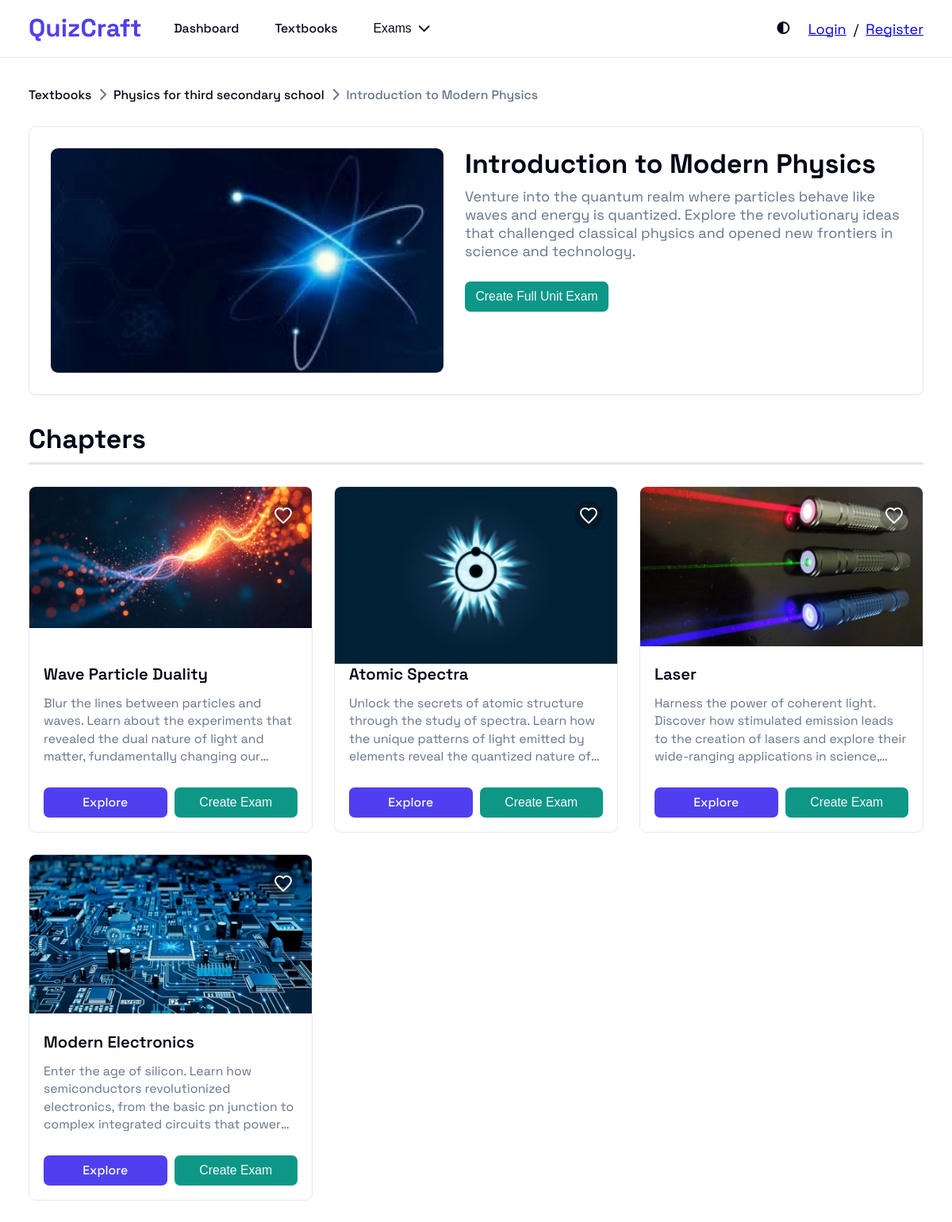
Page /scope/unit-introduction-to-modern-physics/ on the committed database.
### scope/models.py (models this page shows, shortened)
class Scope(models.Model):
    class LevelChoices(models.IntegerChoices):
        TEXTBOOK = 0, "Textbook"
        UNIT = 1, "Unit"
        CHAPTER = 2, "Chapter"
        LESSON = 3, "Lesson"
    title = models.CharField(max_length=256)
    caption = models.TextField(blank=True, default="")
    cover = models.ImageField(null=True, blank=True)
    slug = models.SlugField(max_length=512, unique=True, editable=False)
    in_scope_order = models.PositiveSmallIntegerField(
        default=0
    )  # 0 is just for Textbooks since it is not sorted by this field and does not need sorting
    parent = models.ForeignKey(
        "self",
        null=True,
        blank=True,
        on_delete=models.CASCADE,
        related_name="children",
        related_query_name="child",
        db_index=True,
    )
    level = models.PositiveSmallIntegerField(
        choices=LevelChoices, default=LevelChoices.TEXTBOOK, editable=False
    )
    class Meta:
        ordering = ["in_scope_order"]
        constraints = [
            models.UniqueConstraint(
                fields=["parent", "in_scope_order"],
                condition=models.Q(parent__isnull=False),
                name="unique_scope_order_in_parent",
            ),
            models.UniqueConstraint(
                fields=["parent", "title"], name="unique_title_of_same_parent"
            ),
        ]
    @property
    def url(self):
        return reverse("scope-details", kwargs={"slug": self.slug})
    @property
    def type(self):
        return self.LevelChoices(self.level).label

### scope/views.py (the view)
# urls.py: path("<slug:slug>/", scope_browser, name="scope-details"),
def scope_browser(request, slug=None):
    if not request.user.is_authenticated:
        favorites_subquery = Scope.objects.none()
    else:
        favorites_subquery = request.user.profile.favorites.filter(id=OuterRef("id"))
    if slug:
        scope = get_object_or_404(Scope.objects.prefetch_related("children"), slug=slug)
        children = scope.children.annotate(is_fav=Exists(favorites_subquery))
        breadcrumbs = _get_breadcrumbs(scope)
    else:
        scope = None
        children = Scope.objects.filter(parent__isnull=True).annotate(
            is_fav=Exists(favorites_subquery)
        )
        breadcrumbs = []
    return render(
        request,
        "scope/index.html",
        context={
            "title": scope.title if scope else "Textbooks",
            "list_title": f"{children[0].type}s" if scope else "Textbooks",
            "parent": scope,
            "scopes": children,
            "breadcrumbs": breadcrumbs,
        },
    )

### scope/views.py (called while the page is built)
def _get_breadcrumbs(scope) -> list[Scope]:
    breadcrumbs = []
    while scope:
        breadcrumbs.insert(0, scope)
        scope = scope.parent
    return breadcrumbs

### scope/templates/scope/index.html (shortened to what this page needs)
{% extends "base.html" %}
{% load static %}
{% block css %}
<link rel="stylesheet" href="{% static 'css/base.css' %}">
<link rel="stylesheet" href="{% static 'css/header.css' %}">
<link rel="stylesheet" href="{% static 'css/scope.css' %}">
{% endblock css %}
{% block content %}
{% include "components/header.html" %}
<main class="container">
  {% include "components/breadcrumbs.html" with breadcrumbs=breadcrumbs %}
  {% if parent %}
  <section class="scope-parent" aria-label="Current Scope overview">
    <div class="scope-parent-thumbnail">
      <img src="{% if parent.cover %}{{ parent.cover.url }}{% else %}''{% endif %}" alt="{{ parent.title }}" width="400">
    </div>
    <div class="scope-parent-content">
      <h3 class="scope-parent-title">{{ parent.title }}</h3>
      <p class="scope-parent-description">{{ parent.caption }}</p>
      {% include "components/create_exam.html" with is_card=False type=parent.type id=parent.id %}
    </div>
  </section>
  {% endif %}
  <h2 class="cards-title">{{ list_title }}</h2>
  <section class="cards">
    {% for scope in scopes %}
      {% include "components/card.html" with scope=scope %}
    {% endfor %}
</main>
{% endblock content %}

### templates/base.html (shortened to what this page needs)
{% load static %}
<!DOCTYPE html>
<html lang="en">
  <head>
    {% block css %}
    {% endblock css %}
    <link rel="stylesheet" href="https://cdnjs.cloudflare.com/ajax/libs/font-awesome/6.0.0-beta3/css/all.min.css">
  </head>
  <body>
    {% block content %}
    {% endblock content %}
  </body>
</html>

### templates/components/header.html (shortened to what this page needs)
{% load static %}
<header class="main-header">
  <div class="header-container">
    <div class="header-content">
      <div class="header-left-content">
        <a href="{% url 'dashboard' %}" class="logo">
          <span>QuizCraft</span>
        </a>
        <nav class="main-nav">
          <ul>
            <li>
              <a href="{% url 'dashboard' %}">Dashboard</a>
            </li>
            <li>
              <a href="{% url 'textbooks' %}">Textbooks</a>
            </li>
            <li>
              <button class="header-exam-button">
                <span>Exams</span>
                <i class="fa-solid fa-chevron-down"></i>
              </button>
            </li>
          </ul>
        </nav>
      </div>
      <div class="header-right-content">
        <span class="theme-toggle-button"></span>
        <div class="auth-container">
          {% if user.is_authenticated %}
          <strong class="user-name">{{ user.username }}</strong>
          <div class="logout-button-container">
            {% include "components/logout_button.html" %}
          </div>
          {% else %}
          <a href="{% url 'login' %}">Login</a>
          <span>/</span>
          <a href="{% url 'register' %}">Register</a>
          {% endif %}
        </div>
      </div>
    </div>
  </div>
</header>

### templates/components/breadcrumbs.html
<nav class="breadcrumbs">
  <ul>
    {% if breadcrumbs|length > 0 %}
      <li>
        <a href="{% url 'textbooks' %}" class="breadcrumbs-link">Textbooks</a>
        <i class="fa-solid fa-chevron-right"></i>
    </li>
    {% else %}
      <li>
        <span class="breadcrumbs-link">
          Textbooks
        </span>
      </li>
    {% endif %}
    {% for breadcrumb in breadcrumbs %}
      <li>
        {% if not forloop.last %}
          <a href="{{ breadcrumb.url }}" class="breadcrumbs-link">
            {{ breadcrumb.title }}
          </a>
          <i class="fa-solid fa-chevron-right"></i>
        {% else %}
          <span class="breadcrumbs-link">
            {{ breadcrumb.title }}
          </span>
        {% endif %}
      </li>
    {% endfor %}
  </ul>
</nav>

### templates/components/create_exam.html (shortened to what this page needs)
<form action="{% url 'exam-create' %}" method="post" class="create-exam-form">
    <button type="submit" class="create-exam-btn">Create {% if not is_card %}Full {{ type }} {% endif %} Exam</button>
  </form>

### templates/components/card.html
<div class="card">
  <div class="thumbnail">
    {% if request.path != '/' %}
      {% include "components/favorites_button.html" with scope_id=scope.id is_fav=scope.is_fav %}
    {% endif %}
    <img src="{% if scope.cover %}{{ scope.cover.url }}{% else %}''{% endif %}" alt="{{ scope.title }}" width="400">
  </div>
  <div class="card-content">
    <h3 class="card-title">{{ scope.title }}</h3>
    <p class="card-caption">{{ scope.caption }}</p>
    <div class="card-actions">
      {% if scope.type != "Lesson" %}
        <a href="{{ scope.url }}">Explore</a>
      {% endif %}
      {% include "components/create_exam.html" with is_card=True type=scope.type id=scope.id %}
    </div>
  </div>
</div>

### templates/components/favorites_button.html (shortened to what this page needs)
<form method="post" action="{% url 'favorites' %}" class="favorite-form" data-scope-id="{{ scope.id }}">
    <button type="submit" aria-label="Toggle Favorite" class="favorite-btn">
        <svg class="heart-icon outline" viewBox="0 0 24 24" fill="none" stroke="white" stroke-width="2" width="24" height="24" style="{% if is_fav %}display:none{% else %}display:inline{% endif %}">
            <path d="M12 21.35l-1.45-1.32C5.4 15.36 2 12.28 2 8.5
                     2 5.42 4.42 3 7.5 3c1.74 0 3.41 0.81 4.5 2.09
                     C13.09 3.81 14.76 3 16.5 3
                     19.58 3 22 5.42 22 8.5
                     c0 3.78-3.4 6.86-8.55 11.54L12 21.35z"/>
        </svg>
    </button>
</form>

### static/css/base.css (style rules this page uses)
:root { --background: hsl(0, 0%, 100%); --foreground: hsl(222.2, 84%, 4.9%); --card: hsl(0, 0%, 100%); --card-foreground: hsl(222.2, 84%, 4.9%); --popover: hsl(0, 0%, 100%); --popover-foreground: hsl(222.2, 84%, 4.9%); --primary: hsl(246, 84%, 59%); --primary-foreground: hsl(210, 40%, 98%); --secondary: hsl(210, 40%, 96.1%); --secondary-foreground: hsl(222.2, 47.4%, 11.2%); --muted: hsl(210, 40%, 96.1%); --muted-foreground: hsl(215.4, 16.3%, 46.9%); --accent: hsl(173, 85%, 32%); --accent-foreground: hsl(210, 40%, 98%); --message-warning-fg: rgb(102, 60, 0); --message-warning-bg: rgb(255, 244, 229); --message-error-fg: rgb(152, 0, 0); --message-error-bg: rgb(255, 226, 183); --message-success-fg: rgb(1, 164, 1); --message-success-bg: rgb(226, 255, 226); --destructive: hsl(0, 84.2%, 60.2%); --destructive-foreground: hsl(210, 40%, 98%); --border: hsl(214.3, 31.8%, 91.4%); --input: hsl(214.3, 31.8%, 91.4%); --ring: hsl(222.2, 84%, 4.9%); --radius: 0.5rem; --sidebar-background: hsl(0, 0%, 98%); --sidebar-foreground: hsl(240, 5.3%, 26.1%); --sidebar-primary: hsl(240, 5.9%, 10%); --sidebar-primary-foreground: hsl(0, 0%, 98%); --sidebar-accent: hsl(240, 4.8%, 95.9%); --sidebar-accent-foreground: hsl(240, 5.9%, 10%); --sidebar-border: hsl(220, 13%, 91%); --sidebar-ring: hsl(217.2, 91.2%, 59.8%); }
* { box-sizing: border-box; margin: 0; padding: 0; }
html { font-family: 'spacegrotesk', sans-serif; font-weight: 400; font-size: 18px; }
body { min-height: 100vh; width: 100%; background-color: var(--background); color: var(--foreground); position: relative; display: flex; flex-direction: column; align-items: stretch; }
.container { max-width: 80rem; margin: 0 auto; padding: 2rem 1rem; width: 100%; }
@media (min-width: 640px) { .container { padding-left: 1.5rem; padding-right: 1.5rem; } }
@media (min-width: 1024px) { .container { padding-left: 2rem; padding-right: 2rem; } }

### static/css/header.css (style rules this page uses)
.main-header { background-color: var(--background); border-bottom: 1px solid var(--border); position: sticky; top: 0; z-index: 10; }
.header-container { max-width: 80rem; margin-left: auto; margin-right: auto; padding-left: 1rem; padding-right: 1rem; }
@media (min-width: 640px) { .header-container { padding-left: 1.5rem; padding-right: 1.5rem; } }
@media (min-width: 1024px) { .header-container { padding-left: 2rem; padding-right: 2rem; } }
.header-content { display: flex; justify-content: space-between; height: 4rem; }
.header-left-content { display: flex; align-items: center; }
.main-nav { display: none; }
@media (min-width: 1024px) { .main-nav { display: block; } }
.main-nav>ul { display: flex; align-items: center; gap: 1rem; margin-left: 1.5rem; list-style: none; }
.main-nav>ul>li { display: flex; align-items: center; gap: 0.5rem; cursor: pointer; position: relative; }
.auth-container { display: none; align-items: center; gap: 0.5rem; }
@media (min-width: 1024px) { .auth-container { display: flex; } }
.menu-button, .theme-toggle-button { display: flex; align-items: center; cursor: pointer; border-radius: var(--radius); }

### rows in the picture
Scope: title "Physics for third secondary school"
Scope: title "Introduction to Modern Physics", cover (picture), caption "Venture into the quantum realm where particles behave like waves and energy is quantized. Explore the revolutionary ideas that challenged classical physics and opened new frontiers in science and technology."
Scope: cover (picture), title "Wave Particle Duality", caption "Blur the lines between particles and waves. Learn about the experiments that revealed the dual nature of light and matter, fundamentally changing…"
Scope: cover (picture), title "Atomic Spectra", caption "Unlock the secrets of atomic structure through the study of spectra. Learn how the unique patterns of light emitted by elements reveal the quantized nature…"
Scope: cover (picture), title "Laser", caption "Harness the power of coherent light. Discover how stimulated emission leads to the creation of lasers and explore their wide-ranging applications in…"
Scope: cover (picture), title "Modern Electronics", caption "Enter the age of silicon. Learn how semiconductors revolutionized electronics, from the basic pn junction to complex integrated circuits that…"

### other values in the picture
{{ type }} "Unit"
{{ list_title }} "Chapters"
